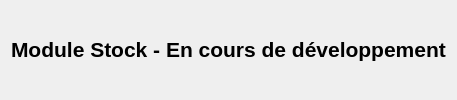
<?xml version="1.0" encoding="UTF-8"?>
<ui version="4.0">
 <class>StockWidget</class>
 <widget class="QWidget" name="StockWidget">
  <layout class="QVBoxLayout">
   <item alignment="Qt::AlignCenter">
    <widget class="QLabel" name="label">
     <property name="text">
      <string>Module Stock - En cours de développement</string>
     </property>
     <property name="font">
      <font>
       <pointsize>16</pointsize>
       <bold>true</bold>
      </font>
     </property>
    </widget>
   </item>
  </layout>
 </widget>
 <resources/>
 <connections/>
</ui>
